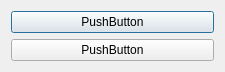
<?xml version="1.0" encoding="UTF-8"?>
<ui version="4.0">
 <class>SVPropEditCopyDialog</class>
 <widget class="QDialog" name="SVPropEditCopyDialog">
  <property name="geometry">
   <rect>
    <x>0</x>
    <y>0</y>
    <width>225</width>
    <height>72</height>
   </rect>
  </property>
  <property name="sizePolicy">
   <sizepolicy hsizetype="Preferred" vsizetype="Fixed">
    <horstretch>0</horstretch>
    <verstretch>0</verstretch>
   </sizepolicy>
  </property>
  <property name="windowTitle">
   <string>Dialog</string>
  </property>
  <layout class="QVBoxLayout" name="verticalLayout_2">
   <item>
    <widget class="QPushButton" name="pushButton1">
     <property name="sizePolicy">
      <sizepolicy hsizetype="Minimum" vsizetype="Expanding">
       <horstretch>0</horstretch>
       <verstretch>0</verstretch>
      </sizepolicy>
     </property>
     <property name="text">
      <string>PushButton</string>
     </property>
    </widget>
   </item>
   <item>
    <widget class="QPushButton" name="pushButton2">
     <property name="sizePolicy">
      <sizepolicy hsizetype="Minimum" vsizetype="Expanding">
       <horstretch>0</horstretch>
       <verstretch>0</verstretch>
      </sizepolicy>
     </property>
     <property name="text">
      <string>PushButton</string>
     </property>
    </widget>
   </item>
  </layout>
 </widget>
 <resources/>
 <connections/>
</ui>
